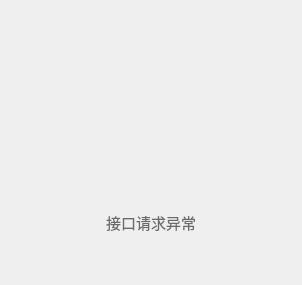
                    <widget class="QWidget" name="page_error">
                     <property name="styleSheet">
                      <string notr="true">background-color: rgb(239, 239, 239);</string>
                     </property>
                     <layout class="QHBoxLayout" name="horizontalLayout_10">
                      <item>
                       <spacer name="horizontalSpacer_12">
                        <property name="orientation">
                         <enum>Qt::Horizontal</enum>
                        </property>
                        <property name="sizeHint" stdset="0">
                         <size>
                          <width>40</width>
                          <height>20</height>
                         </size>
                        </property>
                       </spacer>
                      </item>
                      <item>
                       <widget class="QWidget" name="widget_3" native="true">
                        <property name="minimumSize">
                         <size>
                          <width>0</width>
                          <height>0</height>
                         </size>
                        </property>
                        <property name="maximumSize">
                         <size>
                          <width>5555555</width>
                          <height>16777215</height>
                         </size>
                        </property>
                        <layout class="QVBoxLayout" name="verticalLayout_9">
                         <property name="spacing">
                          <number>0</number>
                         </property>
                         <property name="leftMargin">
                          <number>0</number>
                         </property>
                         <property name="topMargin">
                          <number>0</number>
                         </property>
                         <property name="rightMargin">
                          <number>0</number>
                         </property>
                         <property name="bottomMargin">
                          <number>0</number>
                         </property>
                         <item>
                          <widget class="QLabel" name="label_10">
                           <property name="minimumSize">
                            <size>
                             <width>200</width>
                             <height>200</height>
                            </size>
                           </property>
                           <property name="maximumSize">
                            <size>
                             <width>200</width>
                             <height>200</height>
                            </size>
                           </property>
                           <property name="styleSheet">
                            <string notr="true">border-image: url(:/lib/error2.png);</string>
                           </property>
                           <property name="text">
                            <string/>
                           </property>
                          </widget>
                         </item>
                         <item>
                          <widget class="QLabel" name="label_11">
                           <property name="font">
                            <font>
                             <family>OPPOSans B</family>
                             <pointsize>11</pointsize>
                            </font>
                           </property>
                           <property name="styleSheet">
                            <string notr="true">color: rgb(106, 106, 106);</string>
                           </property>
                           <property name="text">
                            <string>接口请求异常</string>
                           </property>
                           <property name="alignment">
                            <set>Qt::AlignCenter</set>
                           </property>
                          </widget>
                         </item>
                         <item>
                          <spacer name="verticalSpacer">
                           <property name="orientation">
                            <enum>Qt::Vertical</enum>
                           </property>
                           <property name="sizeHint" stdset="0">
                            <size>
                             <width>20</width>
                             <height>40</height>
                            </size>
                           </property>
                          </spacer>
                         </item>
                        </layout>
                       </widget>
                      </item>
                      <item>
                       <spacer name="horizontalSpacer_13">
                        <property name="orientation">
                         <enum>Qt::Horizontal</enum>
                        </property>
                        <property name="sizeHint" stdset="0">
                         <size>
                          <width>40</width>
                          <height>20</height>
                         </size>
                        </property>
                       </spacer>
                      </item>
                     </layout>
                    </widget>
